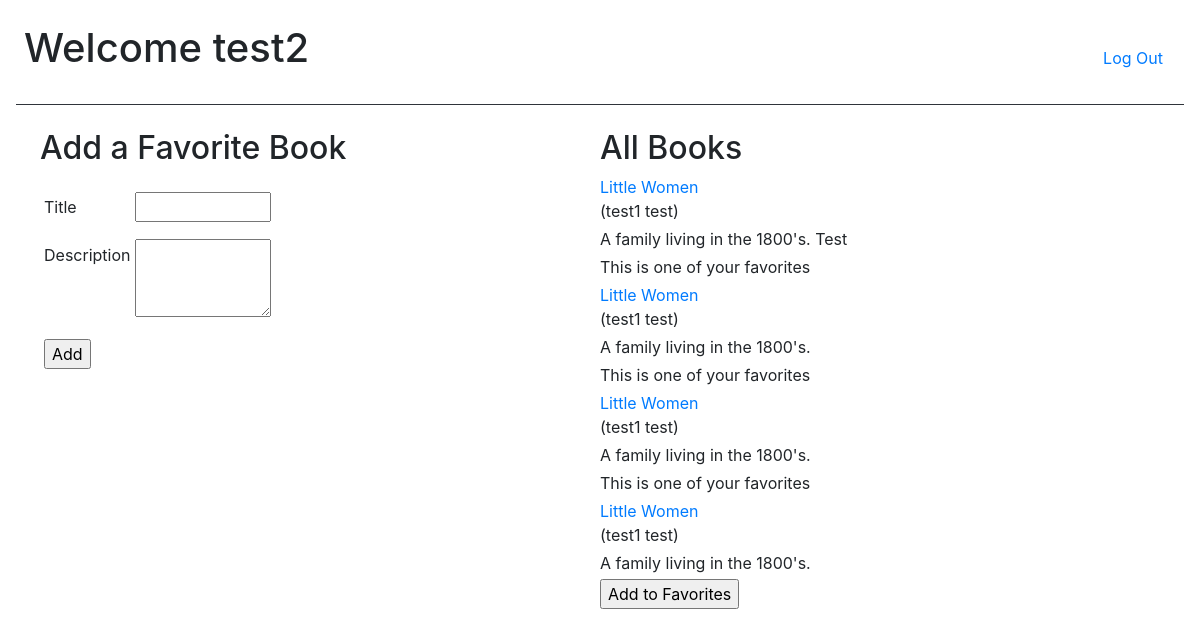
The app's page /books (signed in), older data.
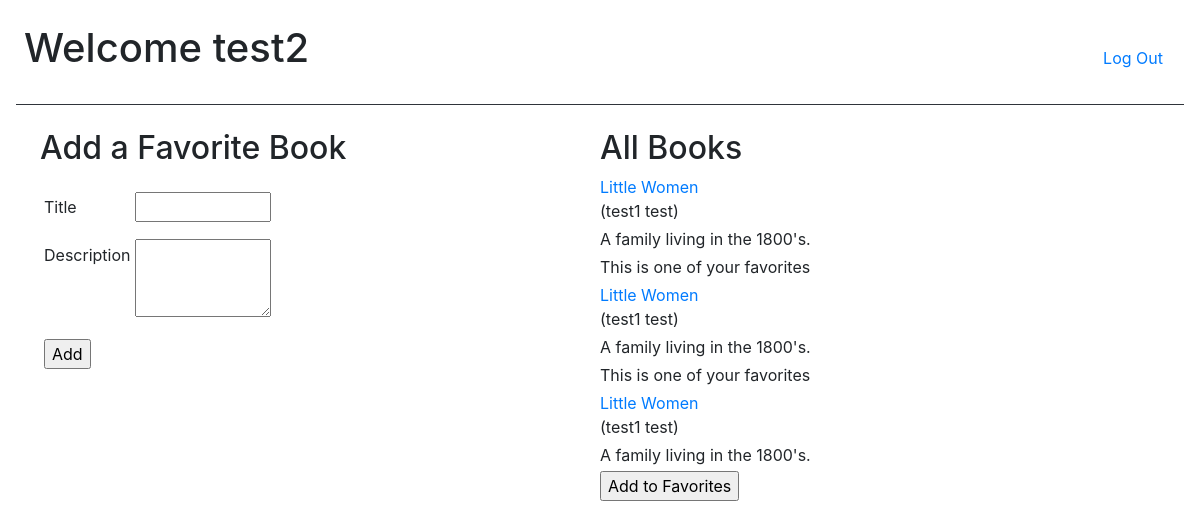
The same page, newer data.
### favorites/models.py (models this page shows)
class Book(models.Model):
    title = models.CharField(max_length=255)
    desc = models.TextField()
    created_at = models.DateTimeField(auto_now_add=True)
    updated_at = models.DateTimeField(auto_now=True)
    uploaded_by = models.ForeignKey(User, related_name="books", on_delete=models.CASCADE)
    users_who_like = models.ManyToManyField(User, related_name="liked_books")

class User(models.Model):
    first_name = models.CharField(max_length=255)
    last_name = models.CharField(max_length=255)
    email = models.EmailField()
    password = models.CharField(max_length=255)
    created_at = models.DateTimeField(auto_now_add=True)
    updated_at = models.DateTimeField(auto_now=True)
    objects = UserManager()

### favorites/views.py (the view)
# urls.py: path('books', views.books),
def books(request):
    if 'userid' in request.session:
        user = User.objects.filter(id=request.session['userid'])
        if user:
            context = {
                "user": user[0],
                "books": Book.objects.all(),
                "books_user_likes": User.objects.get(id=request.session['userid']).liked_books.all(),
            }
        return render(request, 'books.html', context)
    return redirect('/login')

### favorites/templates/books.html (shortened to what this page needs)
<!DOCTYPE html>
<html lang="en">
<head>
    <link rel="stylesheet" href="https://stackpath.bootstrapcdn.com/bootstrap/4.5.2/css/bootstrap.min.css"
>
</head>
<body class="p-3">
    <header class="d-flex p-2 align-items-baseline">
        <h1 class="mr-auto">Welcome {{ user.first_name}}</h1>
        <form action="/log_off" method="POST">
            <input class="btn btn-link" type="submit" name="log_off" value="Log Out">
        </form>
    </header>
    <hr class="bg-dark">
    <div class="d-flex p-2 justify-content-between">
        <div class="w-50">
            <h2 class="pl-3">Add a Favorite Book</h2>
            <form class="p-3" action="/add_book" method="POST">
                <div class="form-group">
                    <label for="title" class="col-sm-2 col-form-label p-1">Title</label>
                    <input type="text" name="title" class="w-25">
                </div>
                <div class="form-group">
                    <label for="desc" class="col-sm-2 col-form-label p-1 align-top">Description</label>
                    <textarea name="desc" cols="20" rows="3" class="w-25"></textarea>
                </div>
                <input type="submit" name="add" value="Add" class="form-group ml-1">
            </form>
        </div>
        <div class="w-50">
            <h2 class="mt-0">All Books </h2>
            {% for book in books %}
            <a href="/books/{{ book.id }}" class="mt-0 mb-1">{{ book.title }}</a>
            <p class="mt-0 mb-1">({{ book.uploaded_by.first_name }} {{ book.uploaded_by.last_name }})</p>
            <p class="mt-0 mb-1">{{ book.desc }}</p>
            {% if book in books_user_likes %}
            <p class="mt-0 mb-1">This is one of your favorites</p>
            {% else %}
            <form class="mt-0 mb-1" action="/add_favorite" method="POST">
                <input type="submit" name="add_fav" value="Add to Favorites">
            </form>
            {% endif %}
            {% endfor %}
        </div>
    </div>
</body>
</html>

Row changes from the older to the newer data that the page shows:
removed Book: title "Little Women", uploaded_by.first_name "test1", uploaded_by.last_name "test", desc "A family living in the 1800's. Test", shows "This is one of your favorites"
